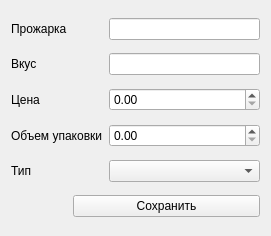
<?xml version="1.0" encoding="UTF-8"?>
<ui version="4.0">
 <class>Form</class>
 <widget class="QWidget" name="Form">
  <property name="geometry">
   <rect>
    <x>0</x>
    <y>0</y>
    <width>271</width>
    <height>236</height>
   </rect>
  </property>
  <property name="windowTitle">
   <string>Редактировать</string>
  </property>
  <layout class="QGridLayout" name="gridLayout">
   <item row="0" column="0">
    <widget class="QLabel" name="label">
     <property name="text">
      <string>Прожарка</string>
     </property>
    </widget>
   </item>
   <item row="0" column="2">
    <widget class="QLineEdit" name="roast_edit"/>
   </item>
   <item row="1" column="0">
    <widget class="QLabel" name="label_2">
     <property name="text">
      <string>Вкус</string>
     </property>
    </widget>
   </item>
   <item row="1" column="2">
    <widget class="QLineEdit" name="flavor_edit"/>
   </item>
   <item row="2" column="0">
    <widget class="QLabel" name="label_3">
     <property name="text">
      <string>Цена</string>
     </property>
    </widget>
   </item>
   <item row="2" column="2">
    <widget class="QDoubleSpinBox" name="price_edit"/>
   </item>
   <item row="3" column="0" colspan="2">
    <widget class="QLabel" name="label_4">
     <property name="text">
      <string>Объем упаковки</string>
     </property>
    </widget>
   </item>
   <item row="3" column="2">
    <widget class="QDoubleSpinBox" name="volume_edit"/>
   </item>
   <item row="4" column="0">
    <widget class="QLabel" name="label_5">
     <property name="text">
      <string>Тип</string>
     </property>
    </widget>
   </item>
   <item row="4" column="2">
    <widget class="QComboBox" name="type_edit"/>
   </item>
   <item row="5" column="1" colspan="2">
    <widget class="QPushButton" name="save_button">
     <property name="text">
      <string>Сохранить</string>
     </property>
    </widget>
   </item>
  </layout>
 </widget>
 <resources/>
 <connections/>
</ui>
